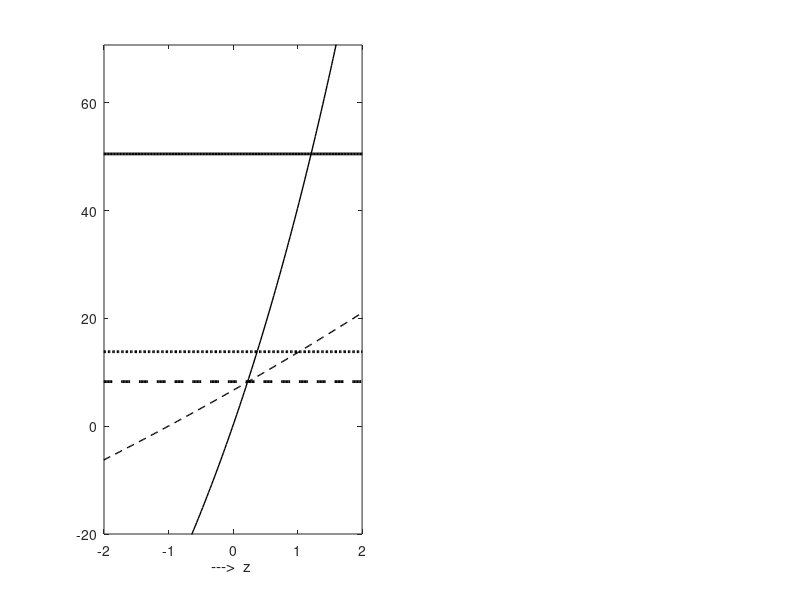

Write the MATLAB code that produced this figure. (Note: this script raises an error after producing the figure.)
% Code plots market equilibium as a function of z (Figure 1 of the paper).
% it has a minor iteration to search for the parameters that deliver Delta =
% 0.2 (-0.2 for downside). 

clear
clc
close all
%common parameters

b      = 1.0; %baseline: 1
lambda = 1;  %baseline: 1
sigu   = 3;  %baseline: 2
tau    = b/sigu^2;
ubar   = 0.0; %baseline: 0
alpha  = 0.5; %baseline: 0.7
chi    = 0.15; %baseline: 0.15
a_up  = 0.7; %baseline: 0.7
b_up  = 0.5; %baseline: 0.5
a_dn  = 2.5; %baseline: 2.5
b_dn  = 0.5; %baseline: 0.5

n_u = 41;
sig_u = linspace(0.5,4,n_u);
Delta_up_vec = zeros(1,n_u);
Delta_dn_vec = zeros(1,n_u);

for u=1:n_u
    U = sig_u(u);
    tau    = b/U^2;
    
gp     =(b+tau)/(lambda+b+tau);
gv     =tau/(lambda+tau);
sigz   =lambda^(-0.5)*gv^(-0.5); %same as simply (lambda^-1+tau^-1)^0.5
Nt_grid  = 1000;
Nz_grid  = 1000;
theta = linspace(-6*lambda^(-0.5),6*lambda^(-0.5),Nt_grid);
Pr_theta = normcdf(theta,0,lambda^(-0.5));
Pr_theta(1,Nt_grid)  = 1;
Pr_theta(1,2:Nt_grid) = Pr_theta(1,2:Nt_grid)-Pr_theta(1,1:Nt_grid-1);

z     = linspace(-4*sigz,4*sigz,Nz_grid);
Pr_z  = normcdf(z,-ubar/(b^0.5),sigz);
Pr_z_RN  = normcdf(z,0,sigz);
Pr_z(1,Nz_grid)  = 1;
Pr_z(1,2:Nz_grid) = Pr_z(1,2:Nz_grid)-Pr_z(1,1:Nz_grid-1);
Pr_z_RN(1,Nz_grid)  = 1;
Pr_z_RN(1,2:Nz_grid) = Pr_z_RN(1,2:Nz_grid)-Pr_z_RN(1,1:Nz_grid-1);

%%%Div function

R_theta_up = a_up+exp(b_up*theta);
R_theta_dn =  a_dn-exp(-b_dn*theta);

Pr_theta_z_z = zeros(Nz_grid,Nt_grid);
Pr_theta_z   = zeros(Nz_grid,Nt_grid);
for i=1:Nz_grid
Pr_theta_z_z(i,:)= normcdf(theta,gp*(z(i)+(tau/(b+tau))*ubar/(b^-0.5)),lambda^(-0.5)*(1-gp)^0.5);
Pr_theta_z(i,:)= normcdf(theta,gv*(z(i)+ubar/(b^-0.5)),lambda^(-0.5)*(1-gv)^0.5);
end
Pr_theta_z_z(:,Nt_grid) = 1;
Pr_theta_z_z(:,2:Nt_grid)=Pr_theta_z_z(:,2:Nt_grid)-Pr_theta_z_z(:,1:Nt_grid-1);
Pr_theta_z(:,Nt_grid) = 1;
Pr_theta_z(:,2:Nt_grid)=Pr_theta_z(:,2:Nt_grid)-Pr_theta_z(:,1:Nt_grid-1);

P_z_up = R_theta_up*transpose(Pr_theta_z_z);
V_z_up = R_theta_up*transpose(Pr_theta_z);
E_P_up = P_z_up*transpose(Pr_z);
E_V_up = V_z_up*transpose(Pr_z);

I_star_up = (E_V_up)^(1/chi);
I_hat_up = (E_V_up + alpha*(E_P_up-E_V_up))^(1/chi);
Delta_up = E_P_up/E_V_up - 1;

Delta_up_vec(1,u)=Delta_up;


P_z_dn = R_theta_dn*transpose(Pr_theta_z_z);
V_z_dn = R_theta_dn*transpose(Pr_theta_z);
E_P_dn = P_z_dn*transpose(Pr_z);
E_V_dn = V_z_dn*transpose(Pr_z);

I_star_dn = (E_V_dn)^(1/chi);
I_hat_dn = (E_V_dn + alpha*(E_P_dn-E_V_dn))^(1/chi);
Delta_dn = E_P_dn/E_V_dn - 1;
Delta_dn_vec(1,u)=Delta_dn;

Pi_z_z_hat_up  = P_z_up*I_hat_up - I_hat_up^(1+chi)/(1+chi);
Pi_z_hat_up    = V_z_up*I_hat_up - I_hat_up^(1+chi)/(1+chi);
Pi_z_z_star_up = P_z_up*I_star_up - I_star_up^(1+chi)/(1+chi);
Pi_z_star_up   = V_z_up*I_star_up - I_star_up^(1+chi)/(1+chi);

E_Pi_z_z_hat_up  = Pi_z_z_hat_up*transpose(Pr_z);
E_Pi_z_hat_up    = Pi_z_hat_up*transpose(Pr_z);
E_Pi_z_z_star_up = Pi_z_z_star_up*transpose(Pr_z);
E_Pi_z_star_up   = Pi_z_star_up*transpose(Pr_z);

Pi_z_z_hat_dn  = P_z_dn*I_hat_dn - I_hat_dn^(1+chi)/(1+chi);
Pi_z_hat_dn    = V_z_dn*I_hat_dn - I_hat_dn^(1+chi)/(1+chi);
Pi_z_z_star_dn = P_z_dn*I_star_dn - I_star_dn^(1+chi)/(1+chi);
Pi_z_star_dn   = V_z_dn*I_star_dn - I_star_dn^(1+chi)/(1+chi);

Loss_up = (1-E_Pi_z_hat_up/E_Pi_z_star_up)*100;
Ratio_up = (E_Pi_z_z_hat_up/E_Pi_z_hat_up-1)*100;

E_Pi_z_z_hat_dn  = Pi_z_z_hat_dn*transpose(Pr_z);
E_Pi_z_hat_dn    = Pi_z_hat_dn*transpose(Pr_z);
E_Pi_z_z_star_dn = Pi_z_z_star_dn*transpose(Pr_z);
E_Pi_z_star_dn   = Pi_z_star_dn*transpose(Pr_z);

Loss_dn = (1-E_Pi_z_hat_dn/E_Pi_z_star_dn)*100;
Ratio_dn = (E_Pi_z_hat_dn/E_Pi_z_z_hat_dn-1)*100;

end

D_up = min(find(Delta_up_vec>0.2));
D_dn = min(find(Delta_dn_vec<-0.2));


for u=D_up
        U = sig_u(u);
    tau    = b/U^2;
    
gp     =(b+tau)/(lambda+b+tau);
gv     =tau/(lambda+tau);
sigz   =lambda^(-0.5)*gv^(-0.5); 
Nt_grid  = 1000;
Nz_grid  = 1000;
theta = linspace(-6*lambda^(-0.5),6*lambda^(-0.5),Nt_grid);
Pr_theta = normcdf(theta,0,lambda^(-0.5));
Pr_theta(1,Nt_grid)  = 1;
Pr_theta(1,2:Nt_grid) = Pr_theta(1,2:Nt_grid)-Pr_theta(1,1:Nt_grid-1);

z     = linspace(-4*sigz,4*sigz,Nz_grid);
Pr_z  = normcdf(z,-ubar/(b^0.5),sigz);
Pr_z_RN  = normcdf(z,0,sigz);
Pr_z(1,Nz_grid)  = 1;
Pr_z(1,2:Nz_grid) = Pr_z(1,2:Nz_grid)-Pr_z(1,1:Nz_grid-1);
Pr_z_RN(1,Nz_grid)  = 1;
Pr_z_RN(1,2:Nz_grid) = Pr_z_RN(1,2:Nz_grid)-Pr_z_RN(1,1:Nz_grid-1);

Pr_theta_z_z = zeros(Nz_grid,Nt_grid);
Pr_theta_z   = zeros(Nz_grid,Nt_grid);
for i=1:Nz_grid
Pr_theta_z_z(i,:)= normcdf(theta,gp*(z(i)+(tau/(b+tau))*ubar/(b^-0.5)),lambda^(-0.5)*(1-gp)^0.5);
Pr_theta_z(i,:)= normcdf(theta,gv*(z(i)+ubar/(b^-0.5)),lambda^(-0.5)*(1-gv)^0.5);
end
Pr_theta_z_z(:,Nt_grid) = 1;
Pr_theta_z_z(:,2:Nt_grid)=Pr_theta_z_z(:,2:Nt_grid)-Pr_theta_z_z(:,1:Nt_grid-1);
Pr_theta_z(:,Nt_grid) = 1;
Pr_theta_z(:,2:Nt_grid)=Pr_theta_z(:,2:Nt_grid)-Pr_theta_z(:,1:Nt_grid-1);

P_z_up = R_theta_up*transpose(Pr_theta_z_z);
V_z_up = R_theta_up*transpose(Pr_theta_z);
E_P_up = P_z_up*transpose(Pr_z);
E_V_up = V_z_up*transpose(Pr_z);

I_star_up = (E_V_up)^(1/chi);
I_hat_up = (E_V_up + alpha*(E_P_up-E_V_up))^(1/chi);
Delta_up = E_P_up/E_V_up - 1;

Pi_z_z_hat_up  = P_z_up*I_hat_up - I_hat_up^(1+chi)/(1+chi);
Pi_z_hat_up    = V_z_up*I_hat_up - I_hat_up^(1+chi)/(1+chi);
Pi_z_z_star_up = P_z_up*I_star_up - I_star_up^(1+chi)/(1+chi);
Pi_z_star_up   = V_z_up*I_star_up - I_star_up^(1+chi)/(1+chi);

E_Pi_z_z_hat_up  = Pi_z_z_hat_up*transpose(Pr_z);
E_Pi_z_hat_up    = Pi_z_hat_up*transpose(Pr_z);
E_Pi_z_z_star_up = Pi_z_z_star_up*transpose(Pr_z);
E_Pi_z_star_up   = Pi_z_star_up*transpose(Pr_z);

end

for u=D_dn

  U = sig_u(u);
    tau    = b/U^2;
    
gp     =(b+tau)/(lambda+b+tau);
gv     =tau/(lambda+tau);
sigz   =lambda^(-0.5)*gv^(-0.5); 
Nt_grid  = 1000;
Nz_grid  = 1000;
theta = linspace(-6*lambda^(-0.5),6*lambda^(-0.5),Nt_grid);
Pr_theta = normcdf(theta,0,lambda^(-0.5));
Pr_theta(1,Nt_grid)  = 1;
Pr_theta(1,2:Nt_grid) = Pr_theta(1,2:Nt_grid)-Pr_theta(1,1:Nt_grid-1);

z     = linspace(-4*sigz,4*sigz,Nz_grid);
Pr_z  = normcdf(z,-ubar/(b^0.5),sigz);
Pr_z_RN  = normcdf(z,0,sigz);
Pr_z(1,Nz_grid)  = 1;
Pr_z(1,2:Nz_grid) = Pr_z(1,2:Nz_grid)-Pr_z(1,1:Nz_grid-1);
Pr_z_RN(1,Nz_grid)  = 1;
Pr_z_RN(1,2:Nz_grid) = Pr_z_RN(1,2:Nz_grid)-Pr_z_RN(1,1:Nz_grid-1);

Pr_theta_z_z = zeros(Nz_grid,Nt_grid);
Pr_theta_z   = zeros(Nz_grid,Nt_grid);
for i=1:Nz_grid
Pr_theta_z_z(i,:)= normcdf(theta,gp*(z(i)+(tau/(b+tau))*ubar/(b^-0.5)),lambda^(-0.5)*(1-gp)^0.5);
Pr_theta_z(i,:)= normcdf(theta,gv*(z(i)+ubar/(b^-0.5)),lambda^(-0.5)*(1-gv)^0.5);
end
Pr_theta_z_z(:,Nt_grid) = 1;
Pr_theta_z_z(:,2:Nt_grid)=Pr_theta_z_z(:,2:Nt_grid)-Pr_theta_z_z(:,1:Nt_grid-1);
Pr_theta_z(:,Nt_grid) = 1;
Pr_theta_z(:,2:Nt_grid)=Pr_theta_z(:,2:Nt_grid)-Pr_theta_z(:,1:Nt_grid-1);

P_z_dn = R_theta_dn*transpose(Pr_theta_z_z);
V_z_dn = R_theta_dn*transpose(Pr_theta_z);
E_P_dn = P_z_dn*transpose(Pr_z);
E_V_dn = V_z_dn*transpose(Pr_z);

I_star_dn = (E_V_dn)^(1/chi);
I_hat_dn = (E_V_dn + alpha*(E_P_dn-E_V_dn))^(1/chi);
Delta_dn = E_P_dn/E_V_dn - 1;

Pi_z_z_hat_dn  = P_z_dn*I_hat_dn - I_hat_dn^(1+chi)/(1+chi);
Pi_z_hat_dn    = V_z_dn*I_hat_dn - I_hat_dn^(1+chi)/(1+chi);
Pi_z_z_star_dn = P_z_dn*I_star_dn - I_star_dn^(1+chi)/(1+chi);
Pi_z_star_dn   = V_z_dn*I_star_dn - I_star_dn^(1+chi)/(1+chi);

E_Pi_z_z_hat_dn  = Pi_z_z_hat_dn*transpose(Pr_z);
E_Pi_z_hat_dn    = Pi_z_hat_dn*transpose(Pr_z);
E_Pi_z_z_star_dn = Pi_z_z_star_dn*transpose(Pr_z);
E_Pi_z_star_dn   = Pi_z_star_dn*transpose(Pr_z);

end




figure(1)
subplot(1,2,1)
plot(z,Pi_z_z_hat_up,'k -','LineWidth',1)
hold all
plot(z,Pi_z_hat_up,'k --','LineWidth',1)
plot(z,E_Pi_z_z_hat_up*ones(1,Nz_grid),'k -','LineWidth',2)
plot(z,E_Pi_z_hat_up*ones(1,Nz_grid),'k --','LineWidth',2)
plot(z,E_Pi_z_star_up*ones(1,Nz_grid),'k :','LineWidth',2)
hold off
xlabel('--->  z ')
xlim([-2 2])
ylim([-20 E_Pi_z_z_hat_up*1.4 ])
h=legend('$$P(z;\hat{K})$$','$$V(z;\hat{K})$$','$$E[P(z;\hat{K})]$$','$$E[V(z;\hat{K})]$$','$$E[V(z,K^{*})]$$','Fontsize',12,'EdgeColor','none');
set(h,'Interpreter','latex')
title('a) Upside Risks','Fontsize',16)


subplot(1,2,2)
plot(z,Pi_z_z_hat_dn,'k -','LineWidth',1)
hold all
plot(z,Pi_z_hat_dn,'k --','LineWidth',1)
plot(z,E_Pi_z_z_hat_dn*ones(1,Nz_grid),'k -','LineWidth',2)
plot(z,E_Pi_z_hat_dn*ones(1,Nz_grid),'k --','LineWidth',2)
plot(z,E_Pi_z_star_dn*ones(1,Nz_grid),'k :','LineWidth',2)
hold off
xlabel('--->  z ')
xlim([-2 2])
ylim([-1 E_Pi_z_star_dn*1.4 ])
h=legend('$$P(z;\hat{K})$$','$$V(z;\hat{K})$$','$$E[P(z;\hat{K})]$$','$$E[V(z;\hat{K})]$$','$$E[V(z,K^{*})]$$','Fontsize',12,'EdgeColor','none');
set(h,'Interpreter','latex')
title('b) Downside Risks','Fontsize',16)
